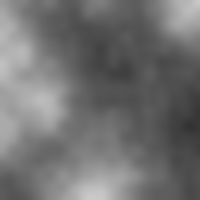
Frame 1 (no input)
Frame 60 (the mouse pressed at the canvas centre just before this capture): identical to frame 1, image omitted
Frame 120 (the mouse held since frame 60 and released just before this capture): identical to frame 1, image omitted

The Processing sketch that drew this single still picture (run headless with seeded random() and noise(); from frame 60 on, the mouse is pressed at the canvas centre):

// Processing sketch: sketch_151029a
// ── sketch_151029a.pde


void setup()
{
    size(200,200);
    smooth();
    background(255);
    //noLoop();
}

void draw(){
  float xoff=0.0;
  
  loadPixels();
  for(int x = 0; x<width; x++)
  {
     float yoff=0.0;
    for(int y = 0 ; y<height; y++)
    {
      float bright = map(noise(xoff,yoff),0,1,0,255);
      pixels[x+y*width] = color(bright);
      yoff += 0.01;
    }
    xoff +=0.01;
  }
  
  updatePixels();
}
// ── Walker.pde


class Walker
{
  float x,y;
  float tx,ty;
  
  Walker()
  {
    tx=0;
    ty=1000;
  }
  
  void step()
  {
     x = map(noise(tx),0,1,0,width);
     y = map(noise(ty),0,1,0,height);
     
     tx += 0.01;
     ty += 0.01;
  }
  
  void display()
  {
    stroke(0);
    fill(175);
     ellipse(x,y,16,16);
  }
  
}
